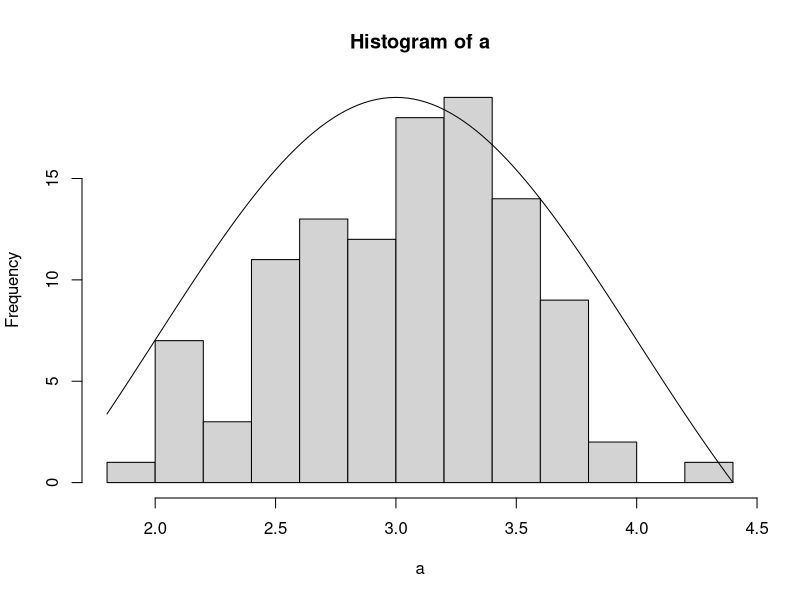
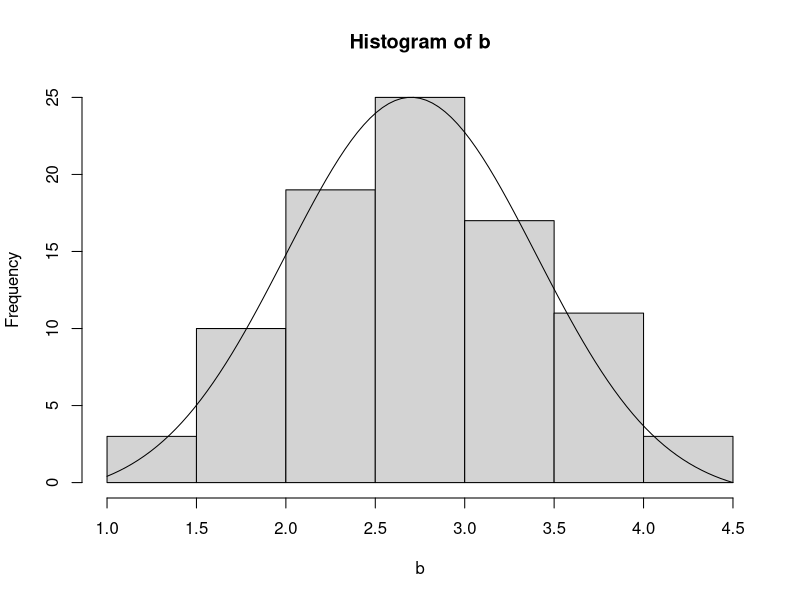
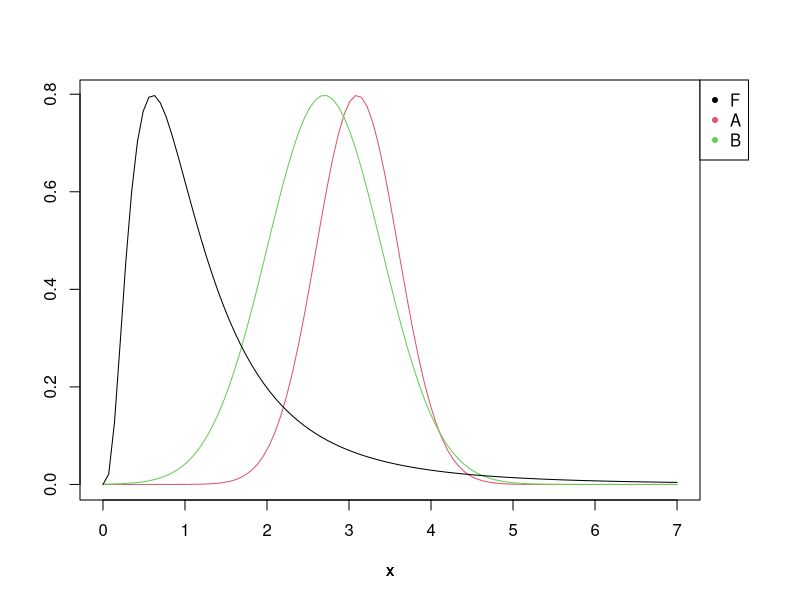

R code for these plots, in order:
## ---- chunk 1
sample = 11
conf = 0.98

a = rnorm(10*sample, 3.1, 0.5)
b = rnorm(8*sample, 2.7, 0.7)

ahist = hist(a)
par(new=T)
curve(
  dnorm(x, 3,1, 0.5),
  xlim=c(
    min(ahist$breaks), 
    max(ahist$breaks)
  ),
  axes=F, xlab="", ylab=""
)

bhist = hist(b)
par(new=T)
curve(
  dnorm(x, 2.7, 0.7),
  xlim=c(
    min(bhist$breaks), 
    max(bhist$breaks)
  ),
  axes=F, xlab="", ylab=""
)

var.test(a, b, conf.level=conf)
var.test(b, a, conf.level=conf)
## ---- chunk 2
## T test to estimate population of A
reta = t.test(a, conf.level=0.98)
print(reta)
inta1 = as.double(reta$estimate) - sqrt(as.double(reta$conf.int[2]))
inta2 = as.double(reta$estimate) + sqrt(as.double(reta$conf.int[2]))
## ---- chunk 3
## T test to estimate population of B
retb = t.test(b, conf.level=0.98)
print(retb)
intb1 = as.double(retb$estimate) - sqrt(as.double(retb$conf.int[2]))
intb2 = as.double(retb$estimate) + sqrt(as.double(retb$conf.int[2]))
## ---- chunk 4
par(mar=c(5,4,4,5))
curve(
  dnorm(x, 3.1, 0.5), 
  xlim=c(0, 7), col=2, ylab=""
)

par(new=T)
curve(
  dnorm(x, 2.7, 0.7),
  xlim=c(0, 7), col=3, axes=F, ylab=""
)

par(new=T)
curve(
  df(x, 9, 7),
  xlim=c(0, 7), axes=F, ylab=""
)

par(xpd=T)
legend(
  par()$usr[2], par()$usr[4],
  legend=c("F", "A", "B"),
  pch=20, col=1:3
)
